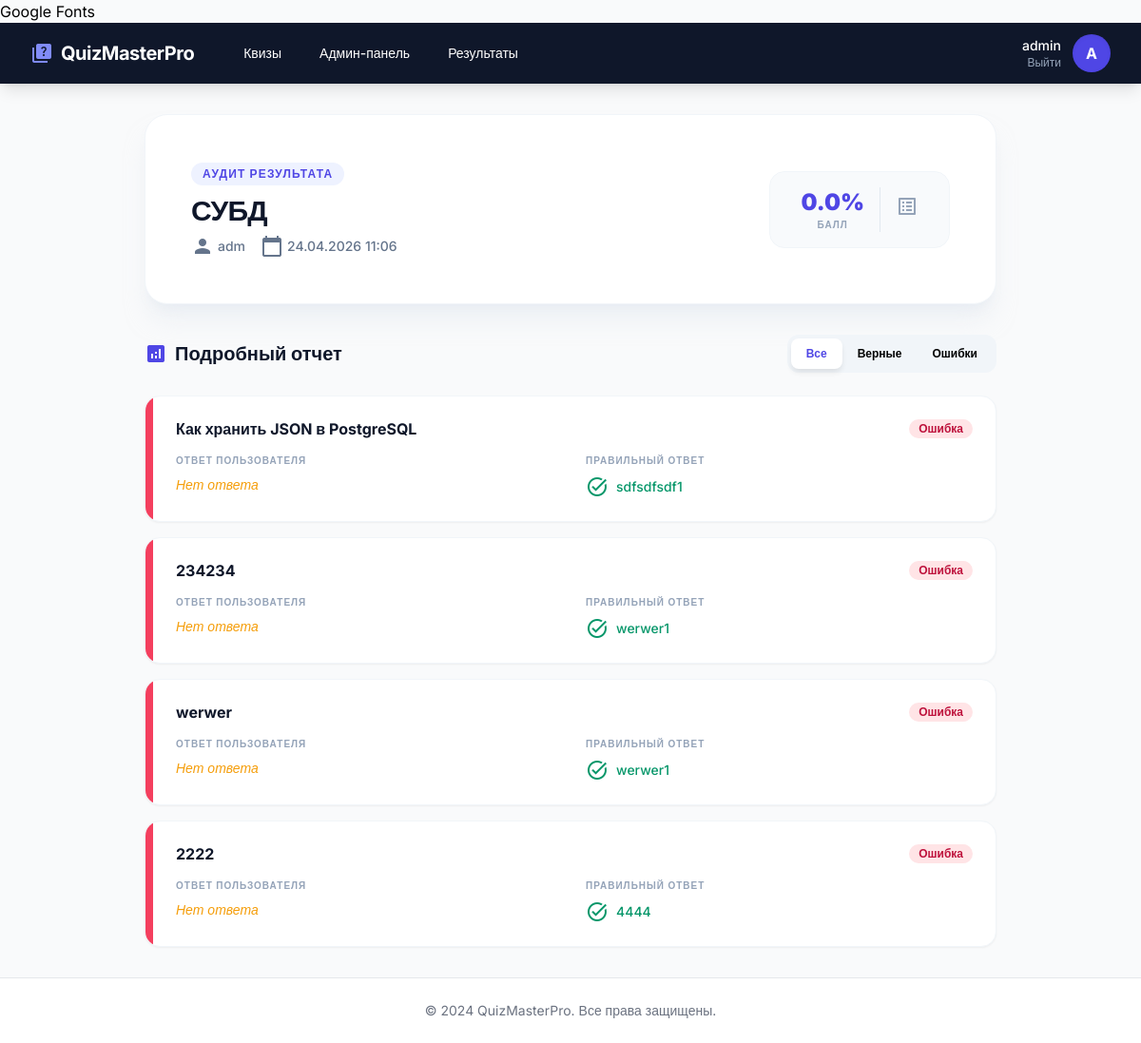
Page /admin/results/42 (signed in) on the committed database.
### app/models.py (models this page shows, shortened)
class User(db.Model, UserMixin):
    id = db.Column(db.Integer, primary_key=True)
    username = db.Column(db.String(64), index=True, unique=True)
    password_hash = db.Column(db.String(128))
    is_admin = db.Column(db.Boolean, default=False)
    created_at = db.Column(db.DateTime, default=datetime.utcnow)

class Quiz(db.Model):
    id = db.Column(db.Integer, primary_key=True)
    title = db.Column(db.String(128), nullable=False)
    description = db.Column(db.Text)
    created_at = db.Column(db.DateTime, default=datetime.utcnow)
    created_by = db.Column(db.Integer, db.ForeignKey('user.id'))
    is_active = db.Column(db.Boolean, default=True)
    questions = db.relationship('Question', backref='quiz', lazy='dynamic', cascade='all, delete-orphan')

class QuizResult(db.Model):
    id = db.Column(db.Integer, primary_key=True)
    user_id = db.Column(db.Integer, db.ForeignKey('user.id'))
    quiz_id = db.Column(db.Integer, db.ForeignKey('quiz.id'))
    score = db.Column(db.Float)
    completed_at = db.Column(db.DateTime, default=datetime.utcnow)
    details = db.Column(db.Text)  # JSON with answer details
    user = db.relationship('User', backref='results')
    quiz = db.relationship('Quiz', backref='results')

class Question(db.Model):
    id = db.Column(db.Integer, primary_key=True)
    quiz_id = db.Column(db.Integer, db.ForeignKey('quiz.id'))
    text = db.Column(db.Text, nullable=False)
    order = db.Column(db.Integer)
    answers = db.relationship('Answer', backref='question', lazy='dynamic', cascade='all, delete-orphan')

class Answer(db.Model):
    id = db.Column(db.Integer, primary_key=True)
    question_id = db.Column(db.Integer, db.ForeignKey('question.id'))
    text = db.Column(db.Text, nullable=False)
    is_correct = db.Column(db.Boolean, default=False)
    order = db.Column(db.Integer)

### app/routes/admin_routes.py (the view)
@admin_bp.route('/admin/results/<int:result_id>')
@admin_required
def quiz_result_details(result_id):
    result = QuizResult.query.get_or_404(result_id)
    quiz = Quiz.query.get_or_404(result.quiz_id)
    user = User.query.get_or_404(result.user_id)
    try:
        raw_details = result.details or '{}'  # Fallback на пустой объект
        data = json.loads(raw_details)
        if isinstance(data, dict):
            quiz_results = data.get('results', [])
        elif isinstance(data, list):
            quiz_results = data
        else:
            quiz_results = []
        logger.info(f'Result {result_id}: Loaded {len(quiz_results)} details items from raw: {raw_details[:100]}...')
    except (json.JSONDecodeError, TypeError) as e:
        logger.error(f'Invalid JSON in result {result_id} details: {str(e)}, raw: {result.details[:200]}')
        quiz_results = []
        flash(f'Invalid result data for ID {result_id}. Check logs for details.', 'error')
    detailed_results = []
    for idx, dr in enumerate(quiz_results):
        if not isinstance(dr, dict):
            logger.warning(f'Result {result_id}: Item {idx} is not dict: {type(dr)}')
            continue
        try:
            q_id = int(dr.get('question_id', 0))
            if q_id == 0:
                logger.warning(f'Result {result_id}: Invalid question_id in item {idx}: {dr.get("question_id")}')
                continue
            question = Question.query.get_or_404(q_id)
            user_ans_ids = [int(a_id) for a_id in dr.get('user_answers', []) if str(a_id).strip().isdigit()]
            user_ans_texts = []
            for a_id in user_ans_ids:
                answer = Answer.query.get(a_id)
                if answer:
                    user_ans_texts.append(answer.text)
                else:
                    logger.warning(f'Result {result_id}: Missing answer ID {a_id} for user_answers in item {idx}')
            correct_ans_ids = [int(a_id) for a_id in dr.get('correct_answers', []) if str(a_id).strip().isdigit()]
            correct_ans_texts = []
            for a_id in correct_ans_ids:
                answer = Answer.query.get(a_id)
                if answer:
                    correct_ans_texts.append(answer.text)
                else:
                    logger.warning(f'Result {result_id}: Missing answer ID {a_id} for correct_answers in item {idx}')
            detailed_results.append({
                'question_text': question.text,
                'is_correct': dr.get('is_correct', False),
                'user_answers_text': user_ans_texts,
                'correct_answers_text': correct_ans_texts
            })
            logger.debug(f'Result {result_id}: Processed item {idx} for q_id {q_id}, correct: {dr.get("is_correct")}')
        except Exception as e:
            logger.error(f'Error processing detail {idx} in result {result_id}: {str(e)}, item: {dr}')
            continue
    logger.info(f'Admin {current_user.username} accessed details for result {result_id} - {len(detailed_results)} processed items')
    if not detailed_results:
        flash('No valid question details found for this result. The test may have no questions or data is corrupted.', 'warning')
    return render_template('admin/quiz_result_details.html',
                          quiz=quiz,
                          user=user,
                          result=result,
                          quiz_results=detailed_results)

### app/templates/admin/quiz_result_details.html (shortened to what this page needs)
{% extends "base.html" %}
{% block content %}
<div class="max-w-4xl mx-auto space-y-8">
    <div class="bg-white rounded-3xl shadow-xl shadow-slate-200/50 border border-slate-100 overflow-hidden">
        <div class="p-8 sm:p-12">
            <div class="flex flex-col md:flex-row justify-between items-start md:items-center gap-6">
                <div class="space-y-2">
                    <div class="inline-flex items-center px-3 py-1 bg-indigo-50 text-indigo-600 text-xs font-bold rounded-full uppercase tracking-widest">
                        Аудит результата
                    </div>
                    <h1 class="text-3xl font-black text-slate-900 tracking-tight">{{ quiz.title }}</h1>
                    <div class="flex items-center text-slate-500 space-x-4">
                        <div class="flex items-center">
                            <span class="material-icons text-sm mr-1">person</span>
                            <span class="text-sm font-medium">{{ user.username }}</span>
                        </div>
                        <div class="flex items-center">
                            <span class="material-icons text-sm mr-1">calendar_today</span>
                            <span class="text-sm font-medium">{{ result.completed_at.strftime('%d.%m.%Y %H:%M') if result.completed_at else 'N/A' }}</span>
                        </div>
                    </div>
                </div>
                <div class="flex items-center bg-slate-50 p-4 rounded-2xl border border-slate-100">
                    <div class="text-center px-4 border-r border-slate-200">
                        <div class="text-2xl font-black text-indigo-600">{{ "%.1f"|format(result.score) }}%</div>
                        <div class="text-[10px] uppercase tracking-widest font-bold text-slate-400">Балл</div>
                    </div>
                    <div class="text-center px-4">
                        <a href="{{ url_for('admin.results_overview') }}"
                           class="text-slate-400 hover:text-indigo-600 transition-colors" title="Назад к списку">
                            <span class="material-icons">list_alt</span>
                        </a>
                    </div>
                </div>
            </div>
        </div>
    </div>
    <div class="space-y-6">
        {% if not quiz_results %}
            <div class="bg-amber-50 border border-amber-100 rounded-2xl p-8 text-center">
                <span class="material-icons text-amber-400 text-4xl mb-4">warning</span>
                <h3 class="text-amber-900 font-bold">Детали отсутствуют</h3>
                <p class="text-amber-700 text-sm mt-2">Данные о вопросах не были сохранены или повреждены.</p>
            </div>
        {% else %}
            <div class="flex flex-col sm:flex-row sm:items-center justify-between gap-4">
                <h3 class="text-xl font-bold text-slate-900 flex items-center">
                    <span class="material-icons text-indigo-600 mr-2">analytics</span>
                    Подробный отчет
                </h3>
                <div id="filterButtons" class="inline-flex p-1 bg-slate-100 rounded-xl">
                    <button class="px-4 py-2 text-xs font-bold rounded-lg transition-all filter-btn active" data-filter="all">Все</button>
                    <button class="px-4 py-2 text-xs font-bold rounded-lg transition-all filter-btn" data-filter="correct">Верные</button>
                    <button class="px-4 py-2 text-xs font-bold rounded-lg transition-all filter-btn" data-filter="incorrect">Ошибки</button>
                </div>
            </div>
            <div class="space-y-4">
                {% for detail in quiz_results %}
                    <div class="bg-white rounded-2xl shadow-sm border border-slate-100 overflow-hidden question-card filtered-{{ 'incorrect' if not detail.is_correct else 'correct' }}">
                        <div class="flex">
                            <div class="w-2 {% if detail.is_correct %}bg-emerald-500{% else %}bg-rose-500{% endif %}"></div>
                            <div class="p-6 flex-grow">
                                <div class="flex items-start justify-between gap-4 mb-4">
                                    <h4 class="font-bold text-slate-900 leading-tight">
                                        {{ detail.question_text }}
                                    </h4>
                                    <span class="shrink-0 inline-flex items-center px-2.5 py-0.5 rounded-full text-xs font-bold {% if detail.is_correct %}bg-emerald-100 text-emerald-700{% else %}bg-rose-100 text-rose-700{% endif %}">
                                        {% if detail.is_correct %}Верно{% else %}Ошибка{% endif %}
                                    </span>
                                </div>
                                <div class="grid sm:grid-cols-2 gap-6">
                                    <div class="space-y-2">
                                        <div class="text-[10px] uppercase tracking-widest font-bold text-slate-400">Ответ пользователя</div>
                                        {% if detail.user_answers_text %}
                                            <ul class="space-y-1">
                                                {% for ans_text in detail.user_answers_text %}
                                                    <li class="text-sm font-medium {% if detail.is_correct %}text-emerald-600{% else %}text-rose-600{% endif %} flex items-center">
                                                        <span class="material-icons text-sm mr-2">check_circle_outline</span>
                                                        {{ ans_text }}
                                                    </li>
                                                {% endfor %}
                                            </ul>
                                        {% else %}
                                            <div class="text-sm text-amber-500 italic">Нет ответа</div>
                                        {% endif %}
                                    </div>
                                    <div class="space-y-2">
                                        <div class="text-[10px] uppercase tracking-widest font-bold text-slate-400">Правильный ответ</div>
                                        <ul class="space-y-1">
                                            {% for ans_text in detail.correct_answers_text %}
                                                <li class="text-sm font-medium text-emerald-600 flex items-center">
                                                    <span class="material-icons text-sm mr-2">task_alt</span>
                                                    {{ ans_text }}
                                                </li>
                                            {% endfor %}
                                        </ul>
                                    </div>
                                </div>
                            </div>
                        </div>
                    </div>
                {% endfor %}
            </div>
        {% endif %}
    </div>
</div>
{% endblock %}

### app/templates/base.html (shortened to what this page needs)
<!DOCTYPE html>
<html lang="en">
<head>
    <script src="https://cdn.tailwindcss.com"></script>
</head>
<body class="bg-gray-50 min-h-screen flex flex-col">
    <nav class="bg-slate-900 text-white shadow-lg">
        <div class="max-w-7xl mx-auto px-4 sm:px-6 lg:px-8">
            <div class="flex justify-between h-16 items-center">
                <div class="flex items-center">
                    <a href="{{ url_for('main.index') }}" class="flex items-center space-x-2 text-xl font-bold tracking-tight">
                        <span class="material-icons text-indigo-400">quiz</span>
                        <span>QuizMasterPro</span>
                    </a>
                    <div class="hidden md:block ml-10">
                        <div class="flex items-baseline space-x-4">
                            {% if current_user.is_authenticated %}
                                <a href="{{ url_for('quiz.list_quizzes') }}" class="px-3 py-2 rounded-md text-sm font-medium hover:bg-slate-800 transition">Квизы</a>
                                {% if current_user.is_admin %}
                                    <a href="{{ url_for('admin.dashboard') }}" class="px-3 py-2 rounded-md text-sm font-medium hover:bg-slate-800 transition">Админ-панель</a>
                                    <a href="{{ url_for('admin.results_overview') }}" class="px-3 py-2 rounded-md text-sm font-medium hover:bg-slate-800 transition">Результаты</a>
                                {% endif %}
                            {% endif %}
                        </div>
                    </div>
                </div>
                <div class="flex items-center space-x-4">
                    {% if current_user.is_authenticated %}
                        <div class="flex items-center space-x-3">
                            <div class="flex flex-col items-end">
                                <span class="text-sm font-medium">{{ current_user.username }}</span>
                                <a href="{{ url_for('auth.logout') }}" class="text-xs text-slate-400 hover:text-white transition">Выйти</a>
                            </div>
                            <div class="h-10 w-10 rounded-full bg-indigo-600 flex items-center justify-center font-bold text-white shadow-inner">
                                {{ current_user.username[0] | upper }}
                            </div>
                        </div>
                    {% else %}
                        <a href="{{ url_for('auth.login') }}" class="bg-indigo-600 hover:bg-indigo-700 px-6 py-2.5 rounded-xl text-sm font-bold transition-all shadow-lg shadow-indigo-500/30 active:scale-95">Войти</a>
                    {% endif %}
                </div>
            </div>
        </div>
    </nav>
    <main class="flex-grow py-8">
        <div class="max-w-7xl mx-auto px-4 sm:px-6 lg:px-8">
            {% block content %}{% endblock %}
        </div>
    </main>
    <footer class="bg-white border-t py-6 mt-auto">
        <div class="container mx-auto px-4 text-center text-gray-500 text-sm">
            &copy; 2024 QuizMasterPro. Все права защищены.
        </div>
    </footer>
</body>
</html>

### rows in the picture
User: username "admin", username "A"
Quiz: title "СУБД"
User: username "adm"
QuizResult: completed_at "24.04.2026 11:06", score "0.0"
Question: question_text "Как хранить JSON в PostgreSQL"
Answer: text "sdfsdfsdf1"
Question: question_text "234234"
Answer: text "werwer1"
Question: question_text "werwer"
Answer: text "werwer1"
Question: question_text "2222"
Answer: text "4444"
